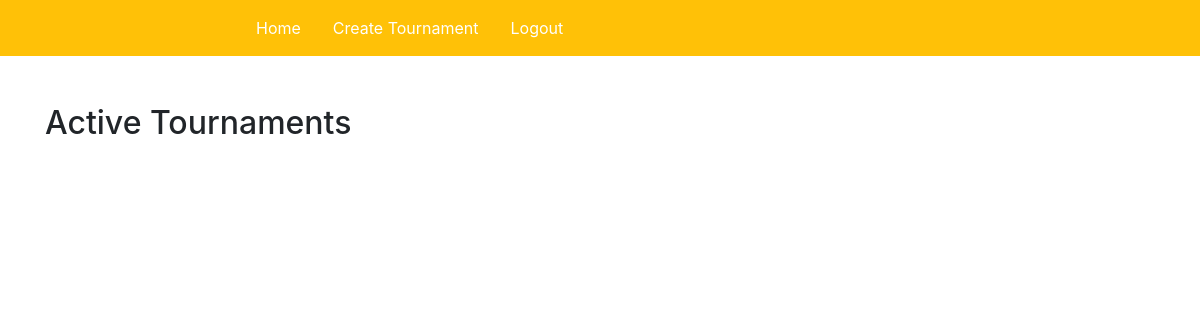
Before: /exam/index/ (signed in) with the older database file.
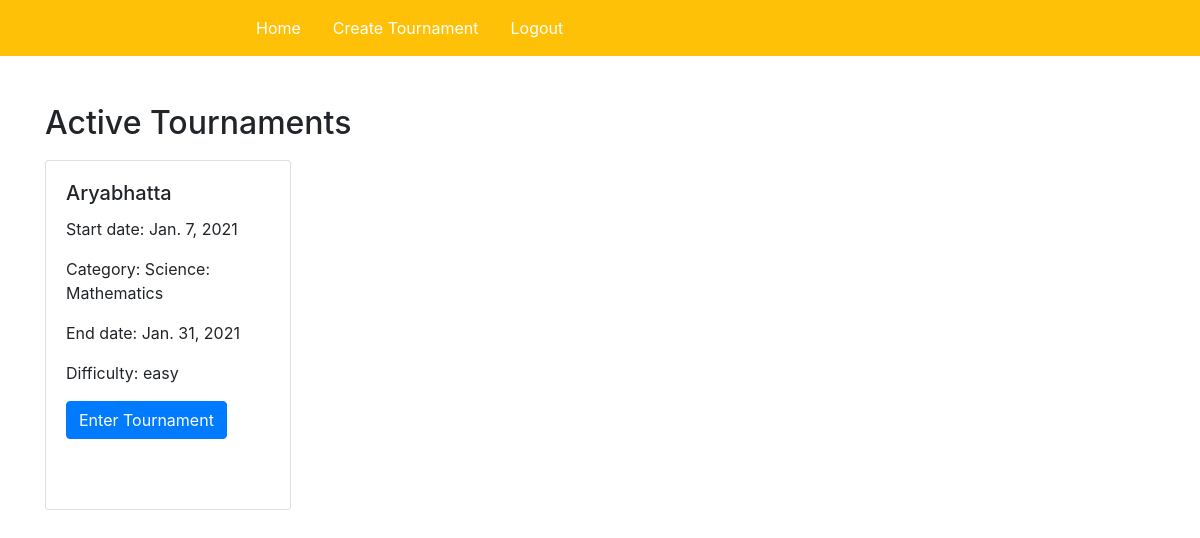
After: the same page with the newer database file.
### exam/models.py (models this page shows)
class Tournament(models.Model):
    DIFFICULTY = (
        ('E', 'Easy'),
        ('M', 'Medium'),
        ('H', 'Hard'),
    )
    name = models.CharField(
        max_length=100,
        default='')
    start_date = models.DateField()
    end_date = models.DateField()
    category = models.CharField(
        max_length=200,
        default='Any Category')
    difficulty = models.CharField(
        max_length=100,
        choices=DIFFICULTY,
        default='Easy')

### exam/views.py (the view)
# urls.py: path('index/', HomeView.as_view(), name='index'),
class HomeView(View):
    @method_decorator(login_required)
    def get(self, request):
        current_date = datetime.date.today()
        active = Tournament.objects.filter(start_date__lte=current_date, end_date__gte=current_date)
        upcoming = Tournament.objects.filter(start_date__gt=current_date)
        return render(request, 'exam/index.html', {'active': active, 'upcoming': upcoming})

### templates/exam/index.html (shortened to what this page needs)
{% load static %}
<link rel="stylesheet" href="https://stackpath.bootstrapcdn.com/bootstrap/4.1.1/css/bootstrap.min.css"
>
<link rel="stylesheet" type="text/css" href="{% static 'polls/style.css' %}"/>
{% block content %}
<nav class="navbar navbar-dark bg-warning">
    <ul class="nav">
        <li class="nav-item">
            <a class="nav-link active" href="/exam/index">Home</a>
        </li>
        <li class="nav-item">
            <a class="nav-link" href="/exam/create">Create Tournament</a>
        </li>
        <li class="nav-item">
            <a class="nav-link" href="/exam/logout">Logout</a>
        </li>
    </ul>
</nav>
<div class="container">
    <h2>Active Tournaments</h2>
    <div class="row">
        {% for t in active %}
        <div class="col-sm-6">
            <div class="card">
                <div class="card-body">
                    <h5 class="card-title">{{t.name}}</h5>
                    <p class="card-text">Start date: {{t.start_date}}</p>
                    <p class="card-text">Category: {{t.category}}</p>
                    <p class="card-text">End date: {{t.end_date}}</p>
                    <p class="card-text">Difficulty: {{t.difficulty}}</p>
                    <a href="/exam/tournament/{{t.id}}/1" class="btn btn-primary">Enter Tournament</a>
                </div>
            </div>
        </div>
        {% endfor %}
    </div>
</div>
{% endblock %}

### exam/static/exam/style.css (style rules this page uses)
a.nav-link { color: white; }
.navbar { padding-left: 20%; }
.container { margin-top: 4%; }
.card { width: 246px; margin-bottom: 40px; height: 350px; margin-top: 10px; }
div.col-sm-6 { width: 246; flex: 0 0 0; margin-right: 20px; height: 350px; margin-bottom: 20px; }

Changed rows visible on the page:
added Tournament: name "Aryabhatta", start_date "Jan. 7, 2021", category "Science: Mathematics", end_date "Jan. 31, 2021", difficulty "easy"
